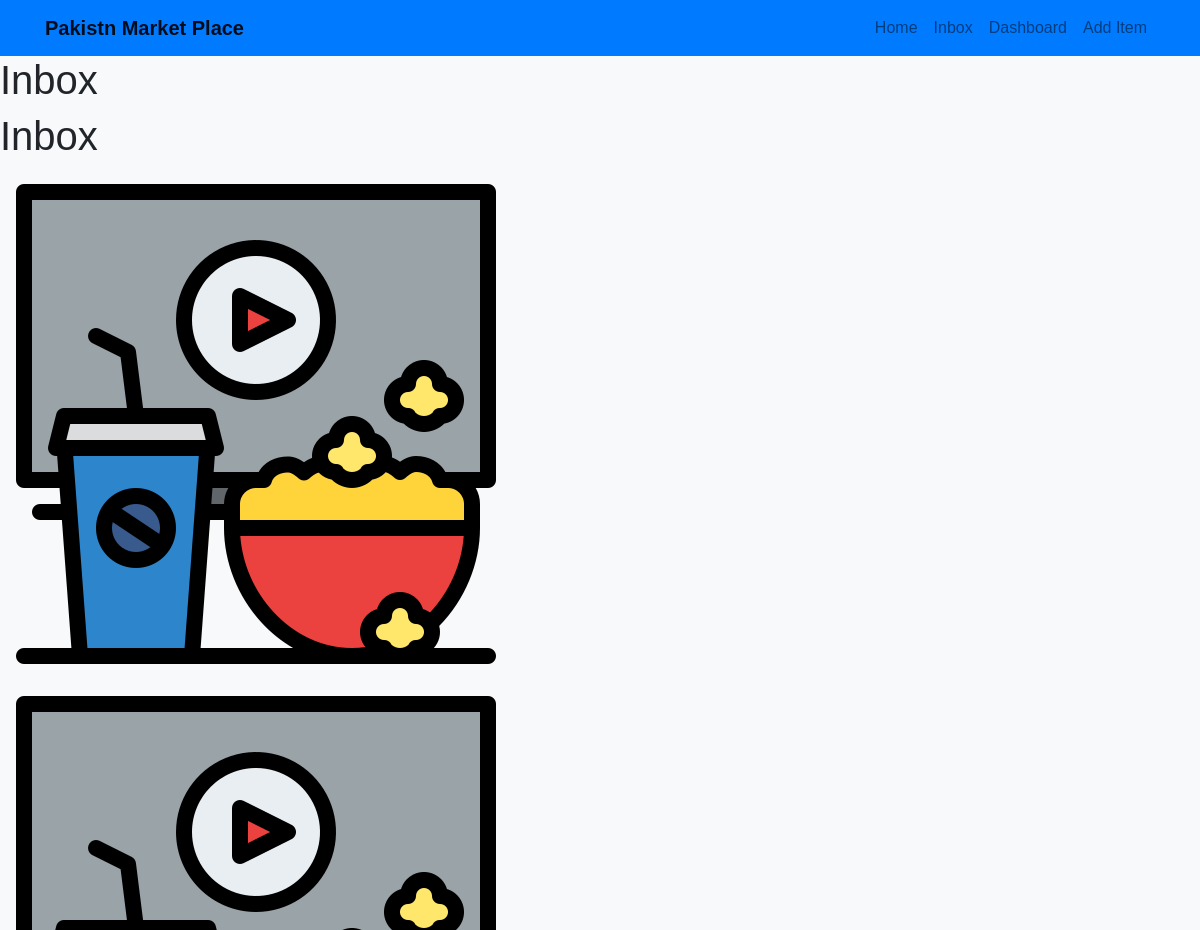
Page /inbox/ (signed in, upper part) on the earlier database version.
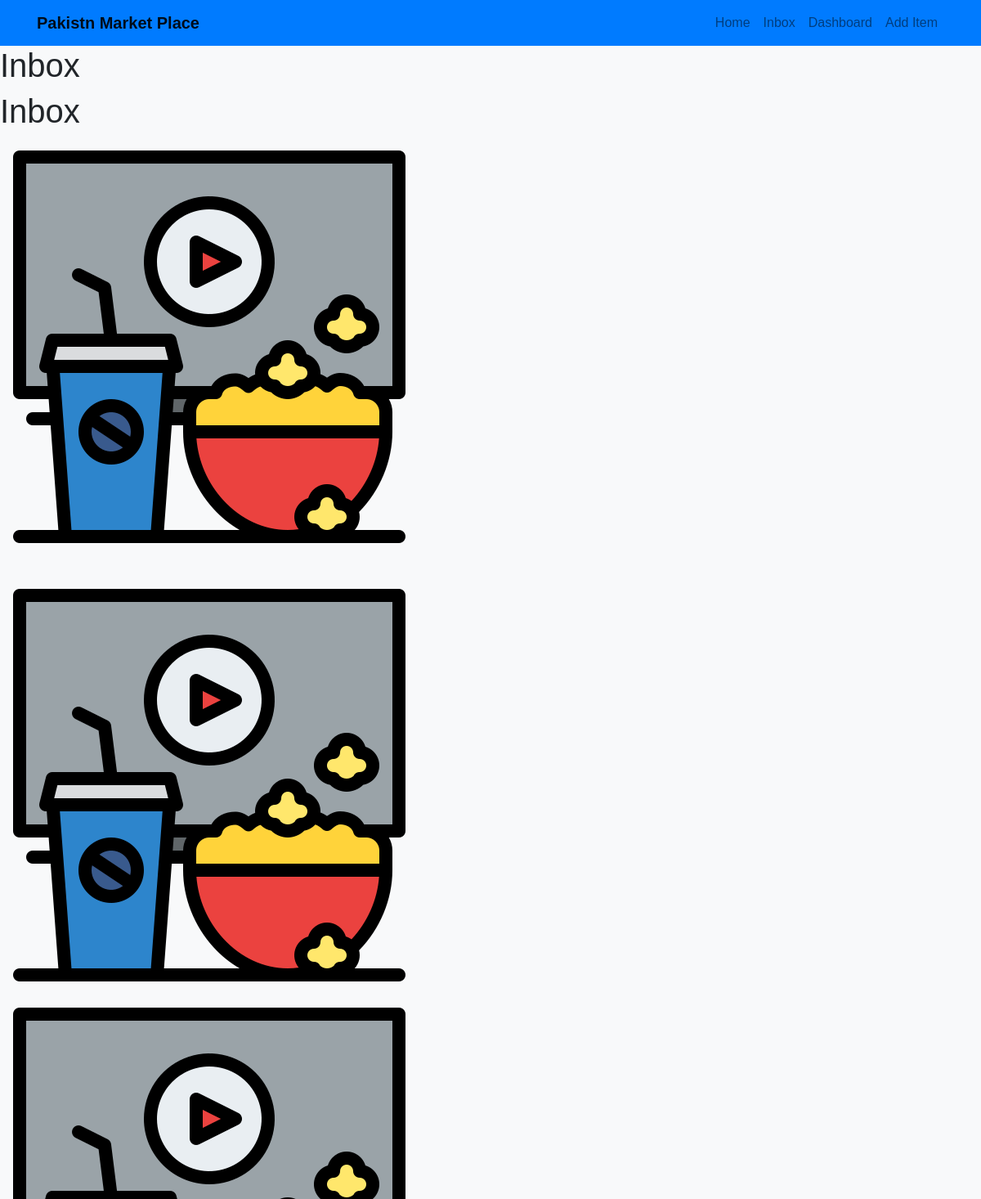
Same page on the later database version.
### conversation/models.py (models this page shows)
class conversation(models.Model):
    item = models.ForeignKey(Item,related_name = "conversations",on_delete = models.CASCADE)
    members = models.ManyToManyField(User,related_name="conversations")
    created_at = models.DateTimeField(auto_now_add = True)
    modified_at = models.DateTimeField(auto_now = True)
    class Meta:
        ordering = ('-modified_at',)

### item/models.py (models this page shows, shortened)
class Item(models.Model):
    category = models.ForeignKey(Category,related_name = 'items',on_delete = models.CASCADE)
    name = models.CharField(max_length = 255)
    description = models.TextField(blank = True,null = True)
    price = models.FloatField()
    image = models.ImageField(upload_to="img/%y",blank=True,null=True)
    is_sold = models.BooleanField(default = False)
    created_by = models.ForeignKey(User,related_name = 'items',on_delete = models.CASCADE)
    created_at = models.DateField(auto_now_add = True)

### conversation/views.py (the view)
# urls.py: path('',views.inbox,name='inbox'),
@login_required
def inbox(request):
    Conversations = conversation.objects.filter(members = request.user.id)
    return render(request,'inbox.html',{'conversations':Conversations})

### conversation/templates/inbox.html (shortened to what this page needs)
{% extends "pmpapp/base.html" %}
{% block content %}
<h1>Inbox</h1>
<h1>Inbox</h1>
<div>
    {% for conversation in conversations %}
        <div>
            <div>
                <img src="{{conversation.item.image.url}}" alt="">
            </div>
        </div>
    {% endfor %}
</div>
{% endblock content %}

### pmpapp/templates/pmpapp/base.html (shortened to what this page needs)
<!DOCTYPE html>
<html lang="en">
<head>
    <link rel="stylesheet" href="https://stackpath.bootstrapcdn.com/bootstrap/4.5.2/css/bootstrap.min.css">
</head>
<header>
    <nav class="navbar navbar-expand-lg navbar-light bg-primary">
        <div class="container">
            <a class="navbar-brand" href="#">Pakistn Market Place</a>
            <div class="collapse navbar-collapse" id="navbarNavAltMarkup">
                <div class="navbar-nav ml-auto">
                    <a class="nav-link" href="{% url "pmpapp:index" %}">Home</a>
                    {% if request.user.is_authenticated %}
                        <a class="nav-link" href="{% url "conversation:inbox" %}">Inbox</a>
                        <a class="nav-link" href="{% url "dashboard:index" %}">Dashboard</a>
                        <a class="nav-link" href="{% url "item:new" %}">Add Item</a>
                    {% else %}
                        <a class="nav-link" href="{% url "pmpapp:signup" %}">SignUp</a>
                        <a class="nav-link" href="{% url "pmpapp:login" %}">Login</a>
                    {% endif %}
                </div>
            </div>
        </div>
    </nav>
</header>
<body>
    {% block content %}
    {% endblock content %}
</body>
</html>

### pmpapp/templates/pmpapp/base.html (style rules this page uses)
body { font-family: Arial, sans-serif; background-color: #f8f9fa; }
header { background-color: #007bff; }
header a.navbar-brand { color: #ffffff; font-weight: bold; }
header .navbar-nav a.nav-link { color: #ffffff; }

Differences in the rows shown:
added conversation: item.image (picture)
